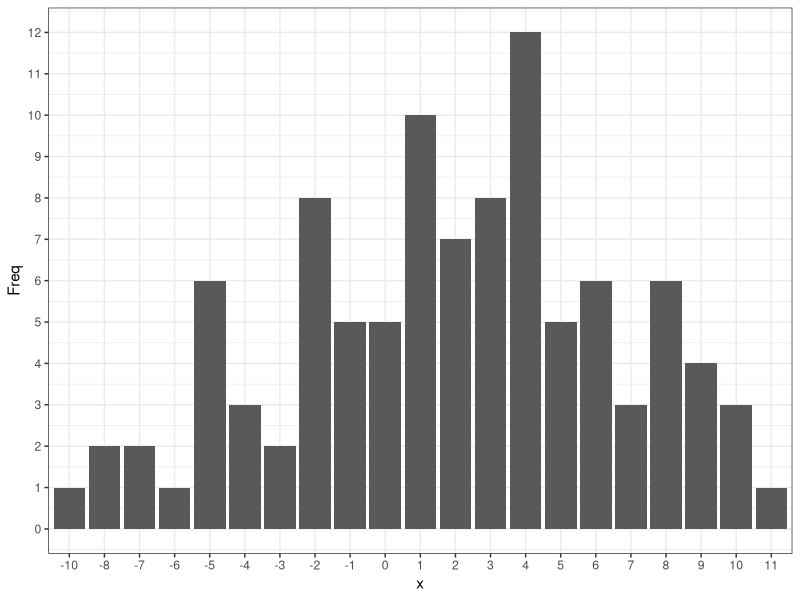
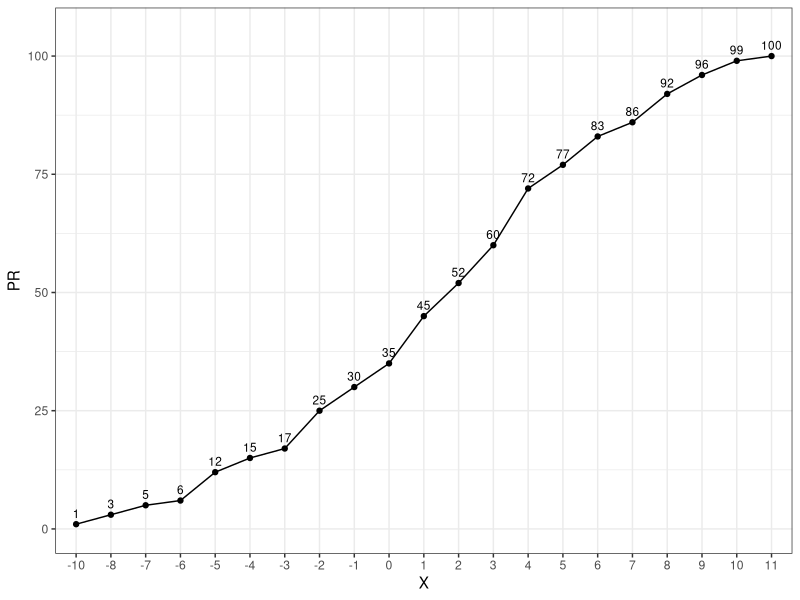
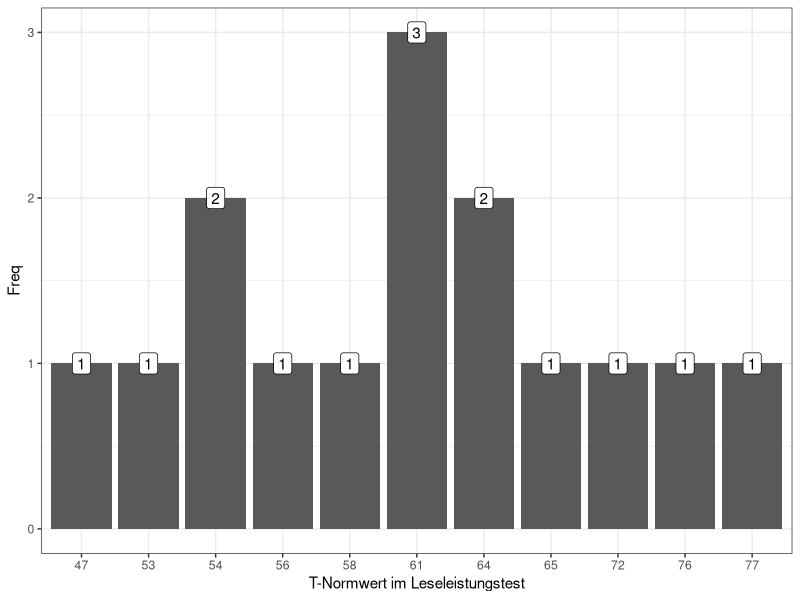
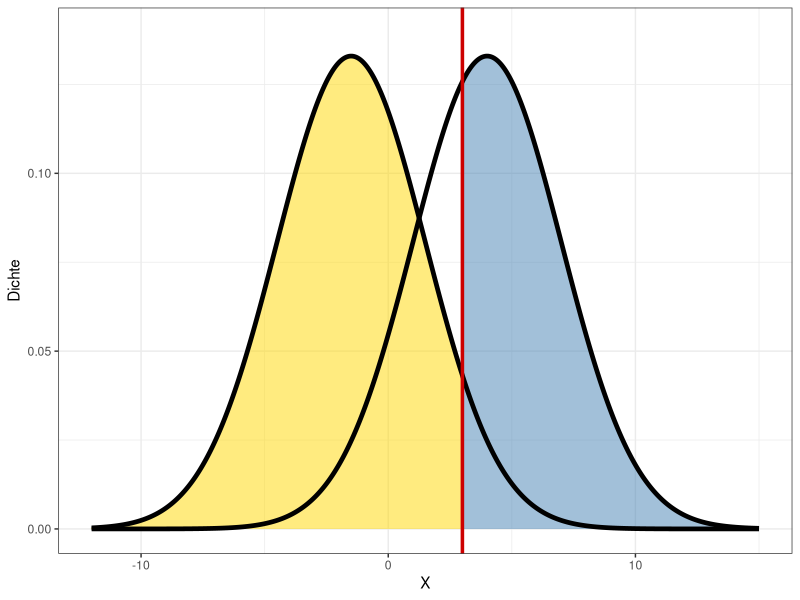

Reproduce these figures in R, in order.
## ---- chunk 1
set.seed(101)
		
# Daten samplen
N <- 100
x <- rnorm(N, 2, 5)
x <- round(x)
## ---- chunk 2

dat <- as.data.frame(table(x))
ggplot2::ggplot(dat, ggplot2::aes(x = x, y = Freq)) +
    ggplot2::geom_bar(stat = "identity") +
    ggplot2::scale_y_continuous(breaks = 0:100) +
    ggplot2::theme_bw()

## ---- chunk 3

dat <- dat |>
  dplyr::mutate(
    cumfreq = cumsum(Freq),
    N = sum(Freq),
    PR = cumfreq / N * 100
  )

ggplot2::ggplot(dat, ggplot2::aes(x, PR, group = 1)) +
  ggplot2::geom_line(color = "black") +
  ggplot2::geom_point(color = "black") +
  ggplot2::geom_text(ggplot2::aes(label = round(PR)), vjust = -0.7, size = 3) +
  ggplot2::labs(x = "X", y = "PR") +
  ggplot2::ylim(0, 105) +
  ggplot2::theme_bw()

## ---- chunk 4
set.seed(101)
		
# Daten samplen
N <- 100
x <- rnorm(N, 2, 5)
x <- round(x)

# Prozentränge berechnen
cumsum(table(x) / N)*100
## ---- chunk 5
dat <- data.frame(
    x = c(47, 53, 54, 56, 58, 61, 64, 65, 72, 76, 77),
    freq = c(1, 1, 2, 1, 1, 3, 2, 1, 1, 1, 1)
)

ggplot2::ggplot(dat, ggplot2::aes(x = factor(x), y = freq, label = freq)) +
    ggplot2::geom_bar(stat = "identity") +
    ggplot2::geom_label() +
    ggplot2::labs(x = "T-Normwert im Leseleistungstest", y = "Freq") +
    ggplot2::theme_bw()

## ---- chunk 6
library(ggplot2)

mu1 <- -1.5; s1 <- 3      # ungeeignet
mu2 <-  4;   s2 <- 3      # geeignet
cut  <-  3

x  <- seq(-12, 15, length.out = 1000)
y1 <- dnorm(x, mean = mu1, sd = s1)
y2 <- dnorm(x, mean = mu2, sd = s2)

df1 <- data.frame(x, y = y1)
df2 <- data.frame(x, y = y2)

ribbon1 <- subset(df1, x <= cut)
ribbon2 <- subset(df2, x >= cut)

ggplot() +
  # gelbe Fläche
  geom_area(data = ribbon1, aes(x, y), 
            fill = "gold", alpha = 0.5) +
  # blaue Fläche
  geom_area(data = ribbon2, aes(x, y), 
            fill = "steelblue", alpha = 0.5) +
  # Dichtelinien
  geom_line(data = df1, aes(x, y), linewidth = 1.6, color = "black") +
  geom_line(data = df2, aes(x, y), linewidth = 1.6, color = "black") +
  # Cutoff
  geom_vline(xintercept = cut, color = "red3", linewidth = 1.2) +
  # Achsen & Theme
  labs(x = "X", y = "Dichte") +
  coord_cartesian(xlim = c(-12, 15), ylim = c(0, max(c(y1, y2)) * 1.05)) +
  theme_minimal(base_size = 14) +
  theme_bw()
